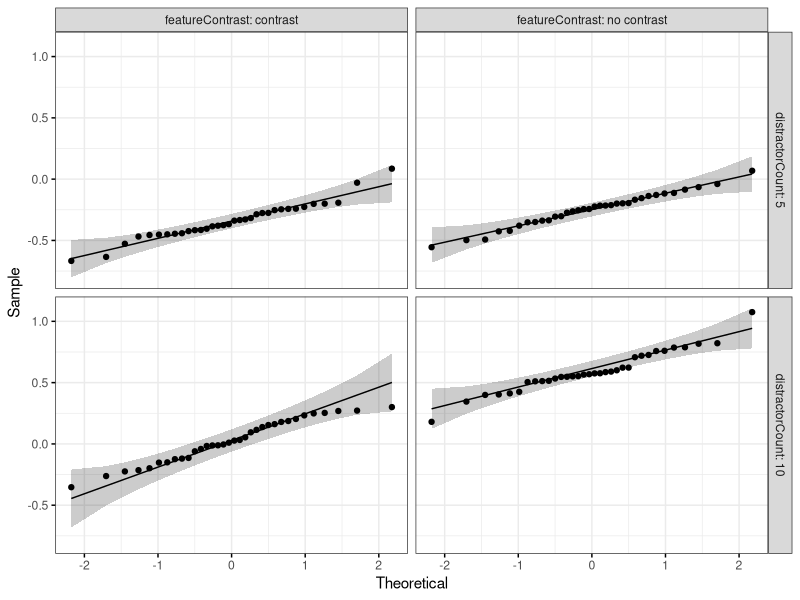
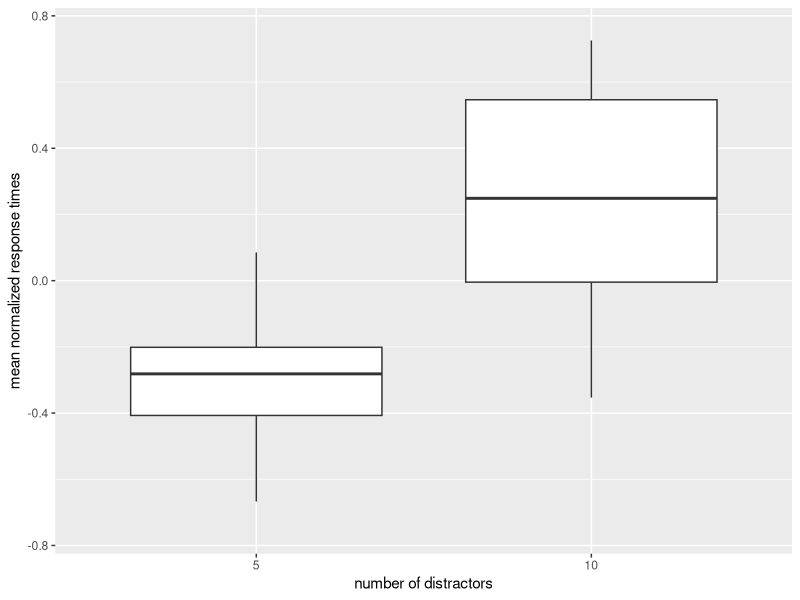
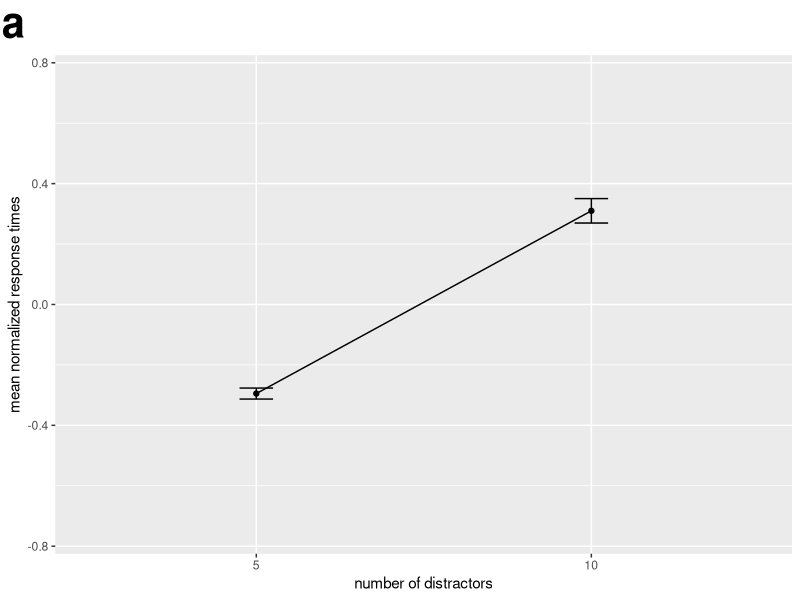
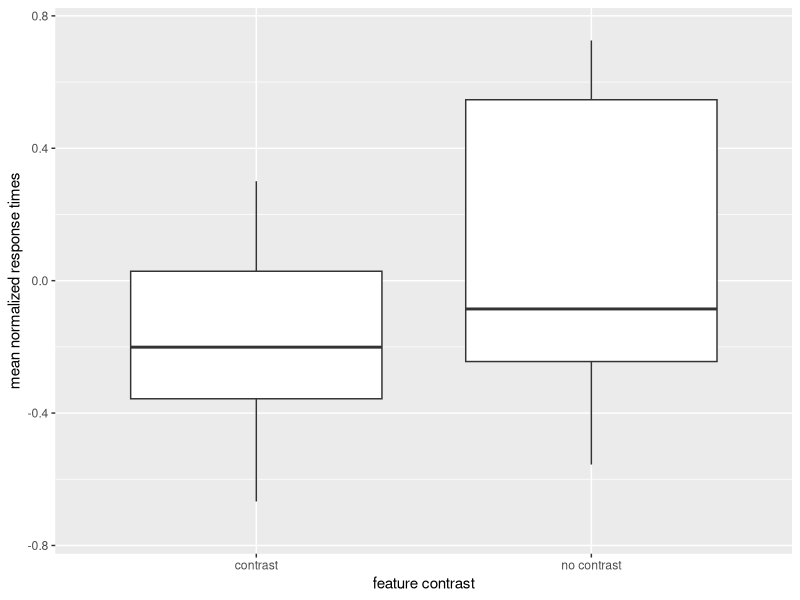
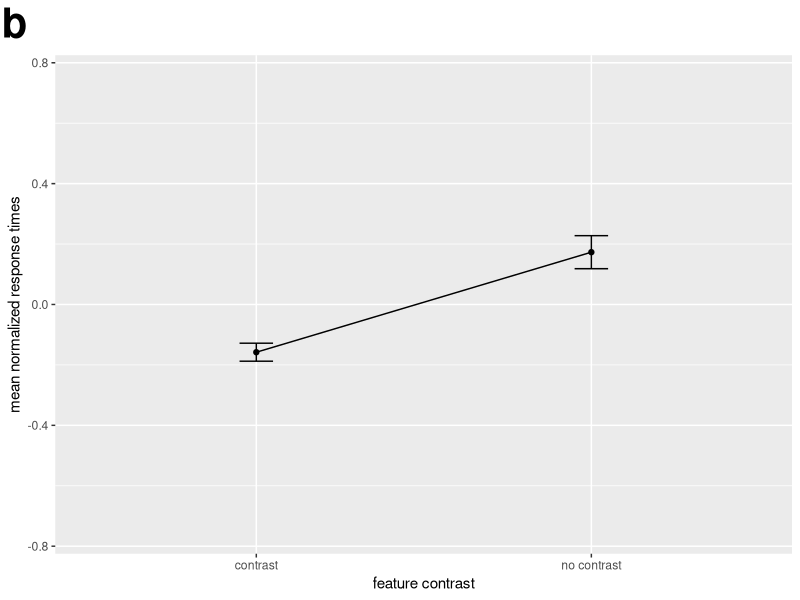
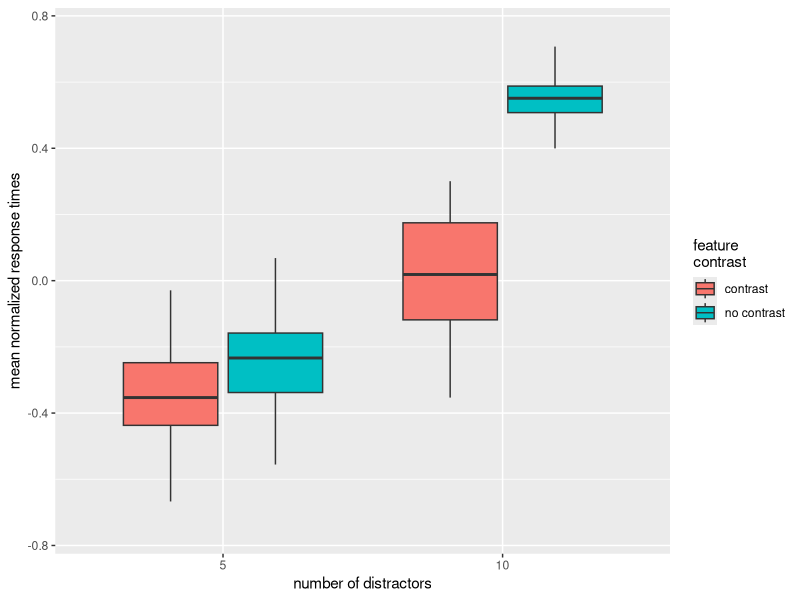
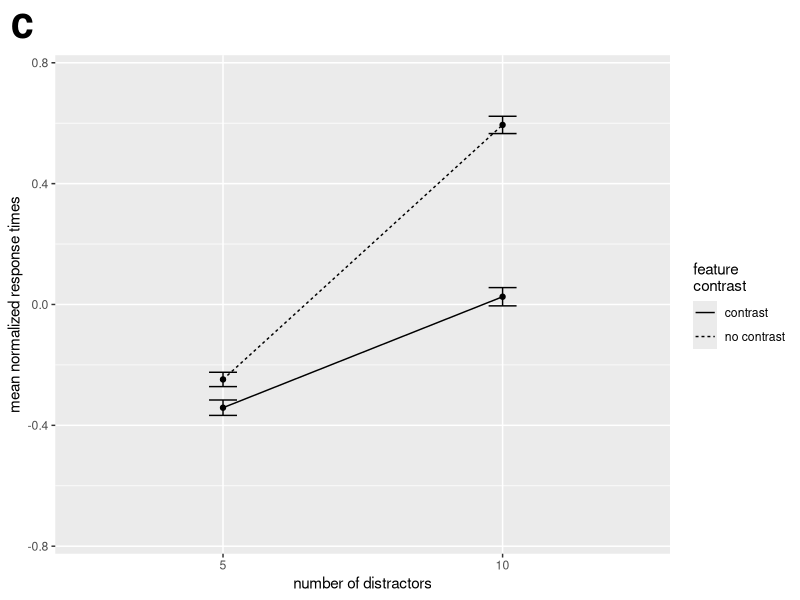

Generate these figures, in order, with R:
# load packages-----------------------------------------------------------------
library("tidyverse")
library("rstatix")
library("ggpubr")


# load data---------------------------------------------------------------------
results_df <- read.csv("visual_search_results_cleaned.csv")
results_df$distractorCount <- as.factor(results_df$distractorCount)
results_df$featureContrast <- as.factor(results_df$featureContrast)
results_df


# aggregate data----------------------------------------------------------------
aggregated_results <- aggregate(x = filtered_zLogRT ~ subjectNumber + 
                                distractorCount + featureContrast + condition, 
                                data = results_df, mean, na.rm = TRUE)
aggregated_results


# summary statistics------------------------------------------------------------

# experimental conditions
summ_stats <- aggregated_results %>%
  group_by(distractorCount, featureContrast) %>% 
  summarize(n = n(), mean = mean(filtered_zLogRT), sd = sd(filtered_zLogRT), 
            se = sd / sqrt(n))
summ_stats

# distractors
summ_distract <- aggregated_results %>% 
  group_by(distractorCount) %>% 
  summarize(n = n(), mean = mean(filtered_zLogRT), sd = sd(filtered_zLogRT), 
            se = sd / sqrt(n))
summ_distract

# feature contrast
summ_fc <- aggregated_results %>% 
  group_by(featureContrast) %>%  
  summarize(n = n(), mean = mean(filtered_zLogRT), sd = sd(filtered_zLogRT), 
            se = sd / sqrt(n))
summ_fc


# assumption checks ------------------------------------------------------------

# assumption check 1 - identify extreme outliers

aggregated_results %>% 
  group_by(distractorCount, featureContrast) %>% 
  identify_outliers(filtered_zLogRT)
# interpretation: no extreme outliers

# assumption check 2 - normality assumption

# shapiro-wilk test
aggregated_results %>% 
  group_by(distractorCount, featureContrast) %>% 
  shapiro_test(filtered_zLogRT)
# interpretation: filtered_zLogRT is normally distributed for 
# each experimental condition

# qqplot inspection
ggqqplot(data = aggregated_results, x = "filtered_zLogRT", 
         ggtheme = theme_bw()) + 
  facet_grid(distractorCount ~ featureContrast, labeller = "label_both")
# interpretation: filtered_zLogRT appears to be normally distributed for
# each experimental condition

# assumption check 3 - homogeneity of variances

# levene's test
aggregated_results %>% 
  levene_test(filtered_zLogRT ~ distractorCount*featureContrast)
# interpretation: no evidence to suggest that variances of RTs
# are significantly different

# bartlett's test
bartlett.test(filtered_zLogRT ~ interaction(distractorCount, featureContrast), 
              data = aggregated_results)
# interpretation: no evidence to suggest that variances of RTs
# are significantly different  


# anova ------------------------------------------------------------------------

# two-way repeated measures anova
results_anova <- aggregated_results %>% 
  anova_test(dv = filtered_zLogRT, wid = subjectNumber,
             within = c(distractorCount, featureContrast), detailed = TRUE)
results_anova
get_anova_table(results_anova)
# result: effect of number of distractors, feature contrast, and interaction
# are all statistically significant 

# note: anovas only confirm that means are different between groups; do post-hoc
# tests to confirm the direction of the observed effects


# post-hoc tests for main effects----------------------------------------------- 

# pairwise comparisons - number of distractors
distract_pwc <- aggregated_results %>% 
  pairwise_t_test(filtered_zLogRT ~ distractorCount, paired = TRUE, 
                  p.adjust.method = "bonferroni", detailed = TRUE)
distract_pwc
# result: participants had statistically significant faster RTs when there were 
# 5 distractors compared to when there were 10 distractors

# pairwise comparisons - feature contrast
fc_pwc <- aggregated_results %>% 
  pairwise_t_test(filtered_zLogRT ~ featureContrast, paired = TRUE,
                  p.adjust.method = "bonferroni", detailed = TRUE)
fc_pwc
# result: participants had statistically significant faster RTs when there was 
# contrast compared to when there was no contrast


# post-hoc tests for significant two-way interaction----------------------------

# pairwise comparisons - experimental conditions
ec_pwc_tw <- aggregated_results %>% 
  pairwise_t_test(filtered_zLogRT ~ condition, paired = TRUE,
                  p.adjust.method = "bonferroni", detailed = TRUE)
ec_pwc_tw
# result: 
# participants had statistically significant faster RTs for: 
#   5 distractors + contrast trials than 10 distractors + contrast trials
#   5 distractors + no contrast trials than 10 distractors + no contrast trials
#   5 distractors + contrast trials than 10 distractors + no contrast trials
#   5 distractors + no contrast trials than 10 distractors + contrast trials
#   10 distractors + contrast trials than 10 distractors + no contrast trials
#   5 distractors + contrast trials than 5 distractors + no contrast trials *
# * -> p-value for this comparison is just about equal to 0.05. Therefore, 
# while it can be considered statistically significant, this should be noted
# when interpreting the magnitude of the results. 


# visualization-----------------------------------------------------------------

# plots saved as 600x380

# box plot - distractors
ggplot(data = aggregated_results, aes(x = distractorCount, 
                                      y = filtered_zLogRT)) + 
  geom_boxplot(outlier.shape = NA) +
  ylim(-.75,.75) +
  xlab("number of distractors") +
  ylab("mean normalized response times")

# line plot - distractors
ggplot(data = summ_distract, aes(x = distractorCount, y = mean, group = 1)) + 
  geom_line() +
  geom_point() + 
  geom_errorbar(aes(ymin = mean - se, ymax = mean +se), width = .1) +
  ylim(-.75,.75) +
  xlab("number of distractors") +
  ylab("mean normalized response times") +
  ggtitle("a") +
  theme(plot.title = element_text(hjust = -0.075, face = "bold", size = 30))
  
# box plot - feature contrast
ggplot(data = aggregated_results, aes(x = featureContrast, 
                                      y = filtered_zLogRT)) +
  geom_boxplot(outlier.shape = NA) + 
  ylim(-.75,.75) +
  xlab("feature contrast") +
  ylab("mean normalized response times")

# line plot - feature contrast
ggplot(data = summ_fc, aes(x = featureContrast, y = mean, group = 1)) + 
  geom_line() +
  geom_point() + 
  geom_errorbar(aes(ymin = mean - se, ymax = mean +se), width = .1) +
  ylim(-.75,.75) +
  xlab("feature contrast") +
  ylab("mean normalized response times") +
  ggtitle("b") +
  theme(plot.title = element_text(hjust = -0.075, face = "bold", size = 30))

# box plot - experimental conditions
ggplot(data = aggregated_results, aes(x = distractorCount, y = filtered_zLogRT,
                                      fill = featureContrast)) + 
  geom_boxplot(outlier.shape = NA) +
  scale_fill_discrete(name = "feature\ncontrast") +
  ylim(-.75,.75) +
  xlab("number of distractors") +
  ylab("mean normalized response times")

# line plot - experimental conditions
ggplot(data = summ_stats, aes(x = distractorCount, y = mean, 
                              group = featureContrast)) + 
  geom_line(aes(linetype = featureContrast)) +
  geom_point() +
  geom_errorbar(aes(ymin = mean - se, ymax = mean + se), width = .1) +
  scale_linetype_discrete(name = "feature\ncontrast") +
  ylim(-.75,.75) +
  xlab("number of distractors") +
  ylab("mean normalized response times") +
  ggtitle("c") +
  theme(plot.title = element_text(hjust = -0.075, face = "bold", size = 30))


# ------------------------------------------------------------------------------
# References:
# https://www.datanovia.com/en/lessons/repeated-measures-anova-in-r/#two-way-repeated-measures-anova
# https://www.datanovia.com/en/lessons/homogeneity-of-variance-test-in-r/#:~:text=Bartlett's%20test%3A%20Compare%20the%20variances,robust%20against%20departures%20from%20normality.
